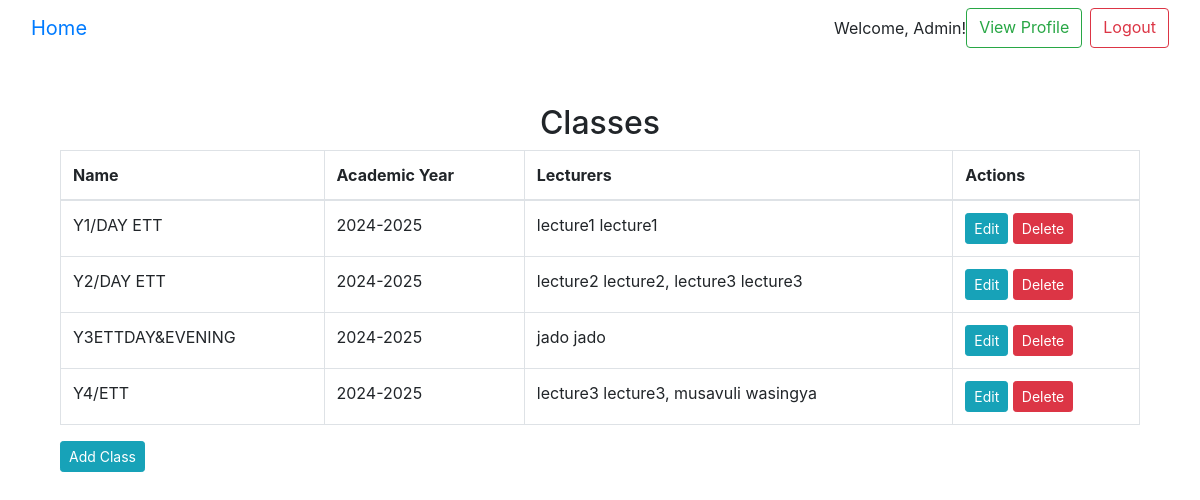
The app's page /classes/ (signed in), older data.
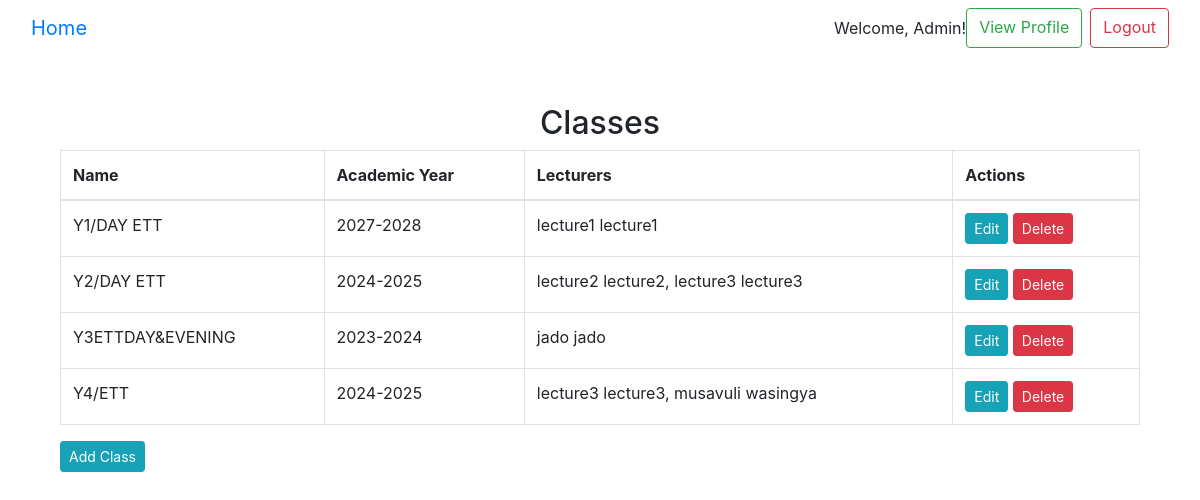
The same page, newer data.
### classes/models.py (models this page shows, shortened)
class Class(models.Model):
    name = models.CharField(max_length=100, unique=True)
    academic_year = models.ForeignKey(AcademicYear, on_delete=models.CASCADE, related_name='classes')
    lecturers = models.ManyToManyField(User, limit_choices_to={'role': 'lecturer'}, related_name='classes')
    created_at = models.DateTimeField(auto_now_add=True)
    created_by = models.ForeignKey(User, on_delete=models.CASCADE, related_name='created_classes')

class AcademicYear(models.Model):
    year_start = models.IntegerField()
    year_end = models.IntegerField()
    def __str__(self):
        return f"{self.year_start}-{self.year_end}"

### classes/views.py (the view)
# urls.py: path('', views.list_classes, name='list_classes'),
@login_required
def list_classes(request):
    classes = Class.objects.all()
    return render(request, 'classes/list_classes.html', {'classes': classes})

### classes/templates/classes/list_classes.html (shortened to what this page needs)
{% extends 'base.html' %}
{% block content %}
<div class="container mt-5">
    <h2 class="text-center">Classes</h2>
    <table class="table table-bordered">
        <thead>
            <tr>
                <th>Name</th>
                <th>Academic Year</th>
                <th>Lecturers</th>
                <th>Actions</th>
            </tr>
        </thead>
        <tbody>
            {% for class_obj in classes %}
            <tr>
                <td>{{ class_obj.name }}</td>
                <td>{{ class_obj.academic_year }}</td>
                <td>
                    {% for lecturer in class_obj.lecturers.all %}
                        {{ lecturer.first_name }} {{ lecturer.last_name }}{% if not forloop.last %}, {% endif %}
                    {% endfor %}
                </td>
                <td>
                    <a href="{% url 'classes:update_class' class_obj.id %}" class="btn btn-info btn-sm">Edit</a>
                    <a href="{% url 'classes:delete_class' class_obj.id %}" class="btn btn-danger btn-sm">Delete</a>
                </td>
            </tr>
            {% endfor %}
        </tbody>
    </table>
    <a href="{% url 'classes:create_class' %}" class="btn btn-info btn-sm">Add Class</a>
</div>
{% endblock %}

Row changes from the older to the newer data that the page shows:
changed Class "Y1/DAY ETT": academic_year "2024-2025" → "2027-2028"
changed Class "Y3ETTDAY&EVENING": academic_year "2024-2025" → "2023-2024"
